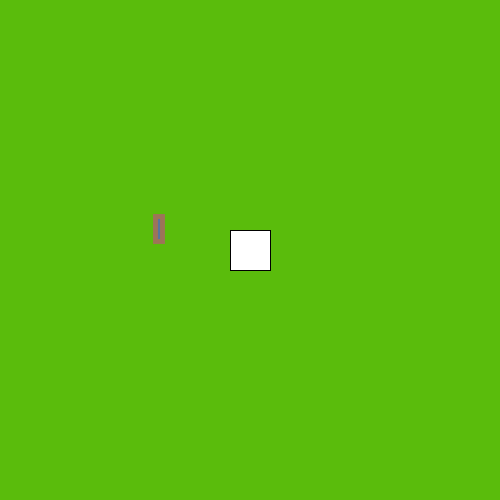
Frame 1 (no input)
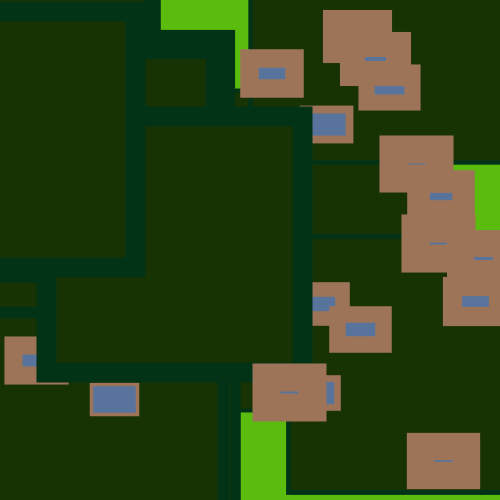
Frame 60 (the mouse pressed at the canvas centre just before this capture)
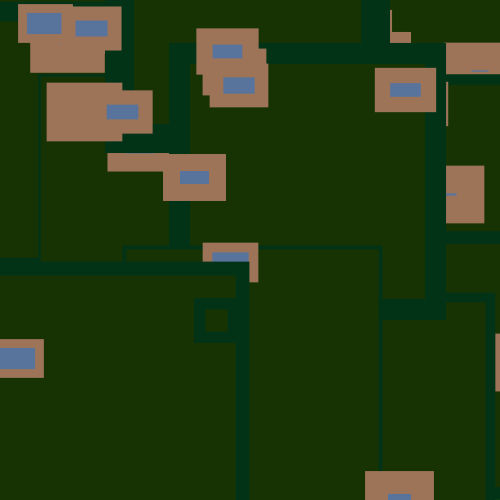
Frame 120 (the mouse held since frame 60 and released just before this capture)

The Processing sketch that drew these frames (run headless with seeded random() and noise(); from frame 60 on, the mouse is pressed at the canvas centre):

// Processing sketch: Rectangle_grow_class
// ── Rectangle_grow_class.pde
Rbox myRbox;
Rbox randomRbox;
float r=random(0,255);
float g=random(0,255);
float b=random(0,255);


class Rbox {
float r=random(0,255);
float g=random(0,255);
float b=random(0,255);
  color c;
  float w;
  float h;
  float x_start;
  float y_start;
  float x_grow_rate;
  float y_grow_rate;
  int d;


  
  Rbox(
  color tempC, 
  float tempW, float tempH, 
  float tempX_start, float tempY_start, float tempX_grow_rate, float tempY_grow_rate, int tempD) {
    c= tempC;
    w=tempW;
    h=tempH;
    x_start=tempX_start;
    y_start=tempY_start;
    x_grow_rate=tempX_grow_rate;
    y_grow_rate=tempY_grow_rate;
    d=tempD;
    
  }    
  void display() {
  
    rectMode(CENTER);
    rect(x_start, y_start, w, h);
    fill(r,g,b);
    stroke(b,g,r);
    strokeWeight(random(2,30));
     
}

  void grow() {
    w*=x_grow_rate;
    h*=y_grow_rate;
    delay(d);
    if (w>width) {
      w=4;
      h=4;
      x_start=random(0, width);
      y_start=random(0,height);
    }
    if (h>height) {
      w=3;
      h=3;
    }
  }
}      

void setup() {
  size(500, 500);
   background(255-r, 255-g, 255-b);
 //fill(r,g,b);
  randomRbox = new Rbox(color(r, g, b), random(0, 30), random(0, 30), random(0, width), random(0, height), random(1, 20), random(1, 20), 5);

  //       Rbox(
  //  color tempC,
  //  float tempW, float tempH, 
  //  float tempX_start,float tempY_start, float tempX_grow_rate,float tempY_grow_rate, int tempD)
  myRbox = new Rbox(color(r, g, b), 40, 40, width/2, height/2, 2, 2, 50);
}

void draw() {
  




  myRbox.display();
  myRbox.grow();
  randomRbox.display();
  randomRbox.grow();
}

void mousePressed(){
  background(255);
}
